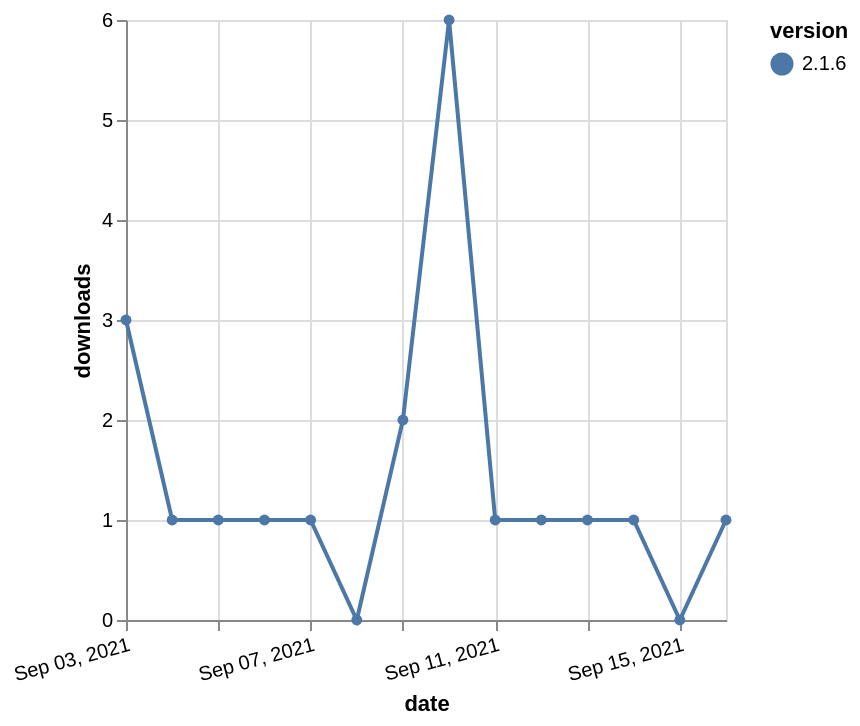

Here is the Vega-Lite specification saved for this chart:
### Vega-Lite specification from a JSON file in a GitHub repository (floating-point values rounded to 4 significant figures)
{"$schema": "https://vega.github.io/schema/vega-lite/v5.json", "description": "A simple bar chart with embedded data.", "data": {"values": [{"date": "2021-09-03", "total": 600, "delta": 3, "version": "2.1.6"}, {"date": "2021-09-04", "total": 601, "delta": 1, "version": "2.1.6"}, {"date": "2021-09-05", "total": 602, "delta": 1, "version": "2.1.6"}, {"date": "2021-09-06", "total": 603, "delta": 1, "version": "2.1.6"}, {"date": "2021-09-07", "total": 604, "delta": 1, "version": "2.1.6"}, {"date": "2021-09-08", "total": 604, "delta": 0, "version": "2.1.6"}, {"date": "2021-09-09", "total": 606, "delta": 2, "version": "2.1.6"}, {"date": "2021-09-10", "total": 612, "delta": 6, "version": "2.1.6"}, {"date": "2021-09-11", "total": 613, "delta": 1, "version": "2.1.6"}, {"date": "2021-09-12", "total": 614, "delta": 1, "version": "2.1.6"}, {"date": "2021-09-13", "total": 615, "delta": 1, "version": "2.1.6"}, {"date": "2021-09-14", "total": 616, "delta": 1, "version": "2.1.6"}, {"date": "2021-09-15", "total": 616, "delta": 0, "version": "2.1.6"}, {"date": "2021-09-16", "total": 617, "delta": 1, "version": "2.1.6"}]}, "width": "container", "mark": {"type": "line", "point": {"filled": true}}, "encoding": {"x": {"field": "date", "type": "temporal", "timeUnit": "yearmonthdate", "title": "date", "axis": {"labelAngle": -15}}, "y": {"field": "delta", "type": "quantitative", "title": "downloads"}, "color": {"field": "version", "type": "nominal"}, "tooltip": {"field": "delta"}}}
